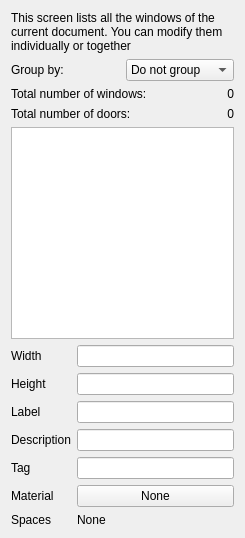
<?xml version="1.0" encoding="UTF-8"?>
<ui version="4.0">
 <class>Form</class>
 <widget class="QWidget" name="Form">
  <property name="geometry">
   <rect>
    <x>0</x>
    <y>0</y>
    <width>245</width>
    <height>538</height>
   </rect>
  </property>
  <property name="windowTitle">
   <string>Doors and windows</string>
  </property>
  <layout class="QVBoxLayout" name="verticalLayout">
   <item>
    <widget class="QLabel" name="label">
     <property name="text">
      <string>This screen lists all the windows of the current document. You can modify them individually or together</string>
     </property>
     <property name="wordWrap">
      <bool>true</bool>
     </property>
    </widget>
   </item>
   <item>
    <layout class="QHBoxLayout" name="horizontalLayout">
     <item>
      <widget class="QLabel" name="label_2">
       <property name="text">
        <string>Group by:</string>
       </property>
      </widget>
     </item>
     <item>
      <widget class="QComboBox" name="groupMode">
       <item>
        <property name="text">
         <string>Do not group</string>
        </property>
        <property name="icon">
         <iconset theme="cancel">
          <normaloff/>
         </iconset>
        </property>
       </item>
       <item>
        <property name="text">
         <string>Size</string>
        </property>
        <property name="icon">
         <iconset theme="up">
          <normaloff/>
         </iconset>
        </property>
       </item>
       <item>
        <property name="text">
         <string>Clone</string>
        </property>
        <property name="icon">
         <iconset theme="user">
          <normaloff/>
         </iconset>
        </property>
       </item>
       <item>
        <property name="text">
         <string>Tag</string>
        </property>
        <property name="icon">
         <iconset theme="contact">
          <normaloff/>
         </iconset>
        </property>
       </item>
       <item>
        <property name="text">
         <string>Material</string>
        </property>
        <property name="icon">
         <iconset theme="edit-clear">
          <normaloff/>
         </iconset>
        </property>
       </item>
      </widget>
     </item>
    </layout>
   </item>
   <item>
    <layout class="QGridLayout" name="gridLayout_2">
     <item row="1" column="0">
      <widget class="QLabel" name="label_10">
       <property name="text">
        <string>Total number of doors:</string>
       </property>
      </widget>
     </item>
     <item row="0" column="0">
      <widget class="QLabel" name="label_9">
       <property name="text">
        <string>Total number of windows:</string>
       </property>
      </widget>
     </item>
     <item row="0" column="1">
      <widget class="QLabel" name="windowsCount">
       <property name="text">
        <string>0</string>
       </property>
       <property name="alignment">
        <set>Qt::AlignRight|Qt::AlignTrailing|Qt::AlignVCenter</set>
       </property>
      </widget>
     </item>
     <item row="1" column="1">
      <widget class="QLabel" name="doorsCount">
       <property name="text">
        <string>0</string>
       </property>
       <property name="alignment">
        <set>Qt::AlignRight|Qt::AlignTrailing|Qt::AlignVCenter</set>
       </property>
      </widget>
     </item>
    </layout>
   </item>
   <item>
    <widget class="QTreeWidget" name="windows">
     <property name="selectionMode">
      <enum>QAbstractItemView::ExtendedSelection</enum>
     </property>
     <property name="columnCount">
      <number>2</number>
     </property>
     <attribute name="headerVisible">
      <bool>false</bool>
     </attribute>
     <attribute name="headerStretchLastSection">
      <bool>false</bool>
     </attribute>
     <column>
      <property name="text">
       <string notr="true">Label</string>
      </property>
     </column>
     <column>
      <property name="text">
       <string>Tag</string>
      </property>
     </column>
    </widget>
   </item>
   <item>
    <layout class="QGridLayout" name="gridLayout">
     <item row="0" column="0">
      <widget class="QLabel" name="label_3">
       <property name="text">
        <string>Width</string>
       </property>
      </widget>
     </item>
     <item row="2" column="0">
      <widget class="QLabel" name="label_5">
       <property name="text">
        <string>Label</string>
       </property>
      </widget>
     </item>
     <item row="1" column="0">
      <widget class="QLabel" name="label_4">
       <property name="text">
        <string>Height</string>
       </property>
      </widget>
     </item>
     <item row="5" column="0">
      <widget class="QLabel" name="label_8">
       <property name="text">
        <string>Material</string>
       </property>
      </widget>
     </item>
     <item row="3" column="0">
      <widget class="QLabel" name="label_6">
       <property name="text">
        <string>Description</string>
       </property>
      </widget>
     </item>
     <item row="4" column="0">
      <widget class="QLabel" name="label_7">
       <property name="text">
        <string>Tag</string>
       </property>
      </widget>
     </item>
     <item row="5" column="1">
      <widget class="QPushButton" name="windowMaterial">
       <property name="text">
        <string>None</string>
       </property>
      </widget>
     </item>
     <item row="4" column="1">
      <widget class="QLineEdit" name="windowTag"/>
     </item>
     <item row="3" column="1">
      <widget class="QLineEdit" name="windowDescription"/>
     </item>
     <item row="2" column="1">
      <widget class="QLineEdit" name="windowLabel"/>
     </item>
     <item row="0" column="1">
      <widget class="Gui::InputField" name="windowWidth">
       <property name="unit" stdset="0">
        <string notr="true"/>
       </property>
      </widget>
     </item>
     <item row="1" column="1">
      <widget class="Gui::InputField" name="windowHeight">
       <property name="unit" stdset="0">
        <string notr="true"/>
       </property>
      </widget>
     </item>
     <item row="6" column="0">
      <widget class="QLabel" name="label_11">
       <property name="text">
        <string>Spaces</string>
       </property>
      </widget>
     </item>
     <item row="6" column="1">
      <widget class="QLabel" name="labelSpaces">
       <property name="text">
        <string>None</string>
       </property>
       <property name="wordWrap">
        <bool>true</bool>
       </property>
      </widget>
     </item>
    </layout>
   </item>
  </layout>
 </widget>
 <customwidgets>
  <customwidget>
   <class>Gui::InputField</class>
   <extends>QLineEdit</extends>
   <header>Gui/InputField.h</header>
  </customwidget>
 </customwidgets>
 <resources/>
 <connections/>
</ui>
